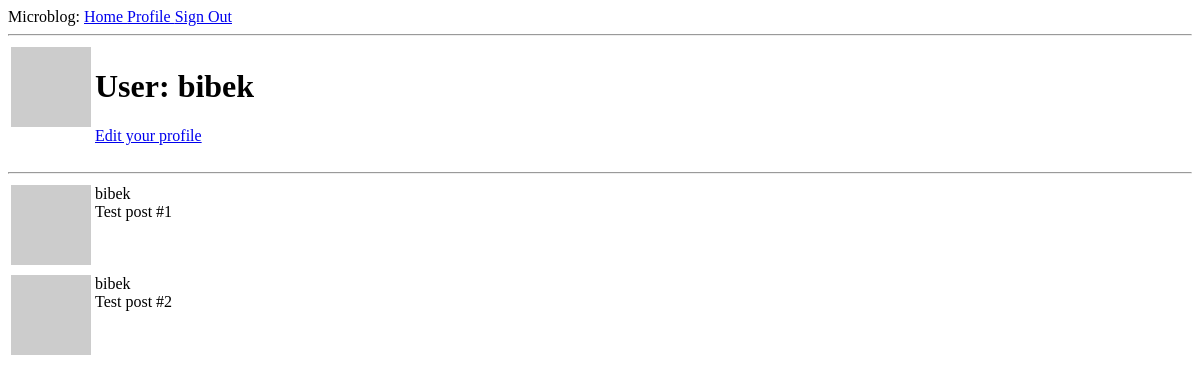
Before: /user/bibek (signed in) with the older database file.
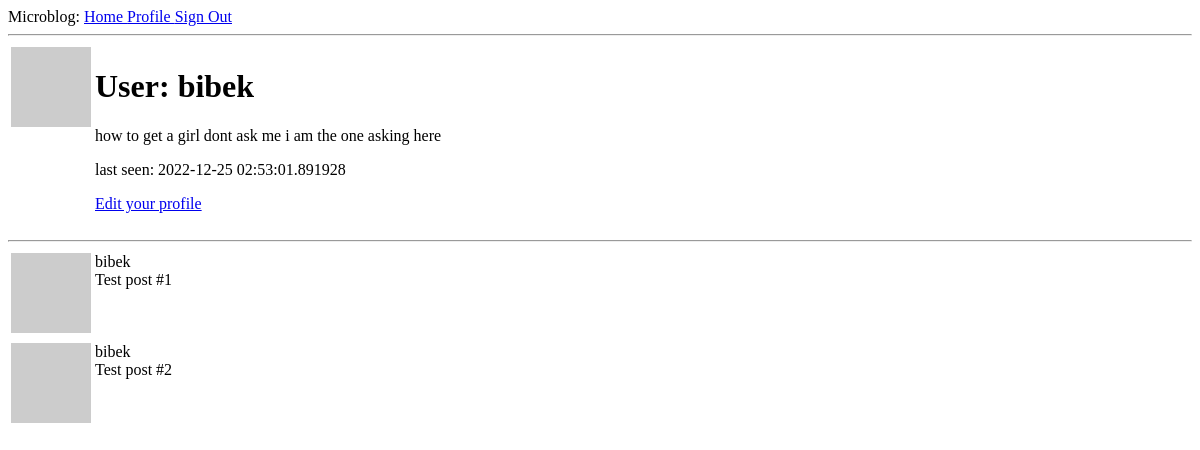
After: the same page with the newer database file.
### app/models.py (models this page shows, shortened)
class User(db.Model, UserMixin):
    id = db.Column(db.Integer, primary_key=True)
    username = db.Column(db.String(64), index=True, unique=True)
    email = db.Column(db.String(120), index=True, unique=True)
    password_hash = db.Column(db.String(128))
    posts = db.relationship('Post', backref='author', lazy='dynamic')
    about_me = db.Column(db.String(150))
    last_seen = db.Column(db.DateTime, default=datetime.utcnow)
    def __repr__(self):
        return f'<User {self.username}>'
    def avatar(self, size):
        digest = md5(self.email.lower().encode('utf-8')).hexdigest() # nosec
        return f'https://www.gravatar.com/avatar/{digest}?d=identicon&s={size}'

### app/routes.py (the view)
@app.route('/user/<username>')
@login_required
def user(username):
    user = User.query.filter_by(username=username).first_or_404()
    posts = [
        {'author': user, 'body': 'Test post #1'},
        {'author': user, 'body': 'Test post #2'}
    ]
    return render_template('user.html', user=user, posts=posts)

### app/models.py (called while the page is built)
@login.user_loader
def load_user(id):
    return User.query.get(int(id))

### app/routes.py (called while the page is built)
@app.before_request
def before_request():
    if current_user.is_authenticated:
        current_user.last_seen = datetime.utcnow()
        db.session.commit()

### app/templates/user.html
{% extends 'base.html' %}
{% block content %}
<table>
    <tr valign="top">
        <td><img src="{{ user.avatar(128) }}" alt=" {{user.username}}'s avatar "></td>
        <td>
            <h1>User: {{ user.username }}</h1>
            {% if user.about_me %}
                <p>{{ user.about_me }}</p>
            {% endif %}
            {% if user.last_seen %}
                <p>last seen: {{ user.last_seen}}</p>
            {% endif %}
            {% if user==current_user %}
                <p><a href="{{url_for('edit_profile')}}">Edit your profile</a></p>
            {% endif %}
        </td>
    </tr>
</table>
<hr>
{% for post in posts %}
    {% include '_post.html' %}
{% endfor %}
{% endblock content %}

### app/templates/base.html (shortened to what this page needs)
<!DOCTYPE html>
<html lang="en">
<head>
</head>
<body>
    <div>
        Microblog:
        <a href="{{ url_for('index') }}">Home </a>
        {% if current_user.is_anonymous %}
        <a href="{{ url_for('login') }}">Sign In </a>
        {% else %}
        <a href="{{ url_for('user', username=current_user.username) }}">Profile </a>
        <a href="{{ url_for('logout') }}">Sign Out </a>
        {% endif %}
    </div>
    <hr>
    {% block content %}{% endblock content %}
</body>
</html>

### app/templates/_post.html
<table>
    <tr valign="top">
        <td>
            <img src="{{ post.author.avatar(50) }}" alt="{{post.author}}'s avatar">
        </td>
        <td>
            {{ post.author.username }}<br> {{ post.body }}
        </td>
    </tr>
</table>

Changed rows visible on the page:
changed User "bibek": about_me (not shown) → "how to get a girl dont ask me i am the one asking here"; last_seen (not shown) → "2022-12-25 02:53:01.891928"
Other visible differences:
text now shown: "last seen:"
